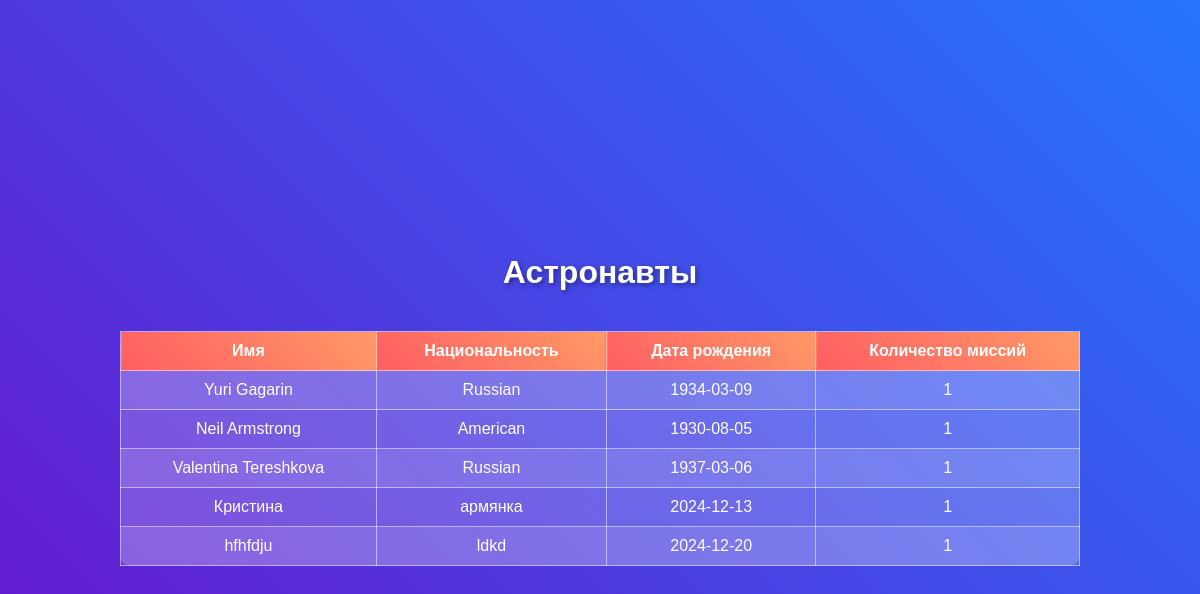
Screenshot of /astronauts with the database file from the repository.
### tables this page shows
CREATE TABLE astronauts (
                    id INTEGER PRIMARY KEY AUTOINCREMENT,
                    name TEXT NOT NULL,
                    nationality TEXT,
                    birth_date TEXT,
                    space_missions_count INTEGER
                );

### app.py (the view)
@app.route('/astronauts')
def astronauts():
    astronauts_data = get_db_data("SELECT * FROM astronauts")
    return render_template('astronauts.html', astronauts=astronauts_data)

### app.py (called while the page is built)
def get_db_data(query, params=()):
    conn = sqlite3.connect('space_exploration.db')
    cursor = conn.cursor()
    cursor.execute(query, params)
    data = cursor.fetchall()
    conn.close()
    return data

### templates/astronauts.html (shortened to what this page needs)
<!DOCTYPE html>
<html lang="ru">
<head>
</head>
<body>
    <h1>Астронавты</h1>
    <table>
        <tr>
            <th>Имя</th>
            <th>Национальность</th>
            <th>Дата рождения</th>
            <th>Количество миссий</th>
        </tr>
        {% for astronaut in astronauts %}
        <tr>
            <td>{{ astronaut[1] }}</td>
            <td>{{ astronaut[2] }}</td>
            <td>{{ astronaut[3] }}</td>
            <td>{{ astronaut[4] }}</td>
        </tr>
        {% endfor %}
    </table>
</body>
</html>

### templates/astronauts.html (style rules this page uses)
body { font-family: Arial, sans-serif; margin: 0; padding: 0; background: linear-gradient(45deg, #6a11cb, #2575fc); color: white; height: 100vh; display: flex; flex-direction: column; justify-content: center; align-items: center; }
h1, h2 { text-align: center; margin: 20px 0; }
table { width: 80%; margin-top: 20px; border-collapse: collapse; background: rgba(255, 255, 255, 0.2); border-radius: 10px; }
th, td { padding: 10px; text-align: center; border: 1px solid rgba(255, 255, 255, 0.5); }
th { background: linear-gradient(45deg, #ff5e62, #ff9966); }
tr:nth-child(even) { background: rgba(255, 255, 255, 0.1); }
h1, h2, h3, p { text-shadow: 2px 2px 5px rgba(0, 0, 0, 0.4); }

### rows the page displays
astronauts: name "Yuri Gagarin", nationality "Russian", birth_date "1934-03-09", space_missions_count "1"
astronauts: name "Neil Armstrong", nationality "American", birth_date "1930-08-05", space_missions_count "1"
astronauts: name "Valentina Tereshkova", nationality "Russian", birth_date "1937-03-06", space_missions_count "1"
astronauts: name "Кристина", nationality "армянка", birth_date "2024-12-13", space_missions_count "1"
astronauts: name "hfhfdju", nationality "ldkd", birth_date "2024-12-20", space_missions_count "1"
